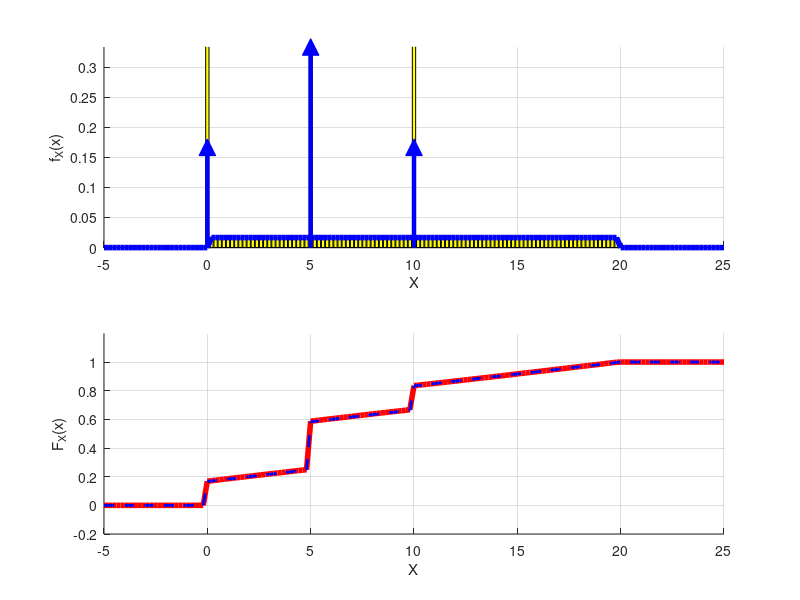

Recreate this plot in MATLAB.
% Avaliação 1 - Questão 4 - Luan de Barros

clear all; close all; clc;
pkg load statistics;

% a) Representação da PDF

% número de realizações
N = 100000;

% lançamento do dado por N vezes
U = randi([1 6],1,N);

% resultado das faces do dado
idx1 = U == 1;
idx2 = U == 2 | U == 3;
idx3 = U == 4;
idx4 = U == 5 | U == 6;

% preenche a matrix X de 1 linha e N colunas com 0
X = zeros(1,N);

% valor atribuído para X dependendo do resultado das faces do dado
X(idx1) = 10;
X(idx2) = 5;
X(idx3) = 0;
X(idx4) = unifrnd(0,20,1,sum(idx4));

dx= 1/5; x=-5:dx:25;

% PDF
pdfX_sim = (hist(X,x) / (N*dx));
pdfX_teo = (1/60) .* (0 < x & x < 20); % sem os impulsos

figure;
subplot(2,1,1); hold on; grid on;
bar(x,pdfX_sim, 'y');
plot(x, pdfX_teo, 'b', 'LineWidth',4);

%  representando os impulsos
plot([10, 10], [0, 1/6], 'b', 'LineWidth', 3);
plot([10], [1/6], 'b^', 'MarkerSize', 12, 'MarkerFaceColor', 'b');
plot([5, 5], [0, 1/3], 'b', 'LineWidth', 3);
plot([5], [1/3], 'b^', 'MarkerSize', 12, 'MarkerFaceColor', 'b');
plot([0, 0], [0, 1/6], 'b', 'LineWidth', 3);
plot([0], [1/6], 'b^', 'MarkerSize', 12, 'MarkerFaceColor', 'b');
xlim([-5 25]); ylim([0 1/3]);
xlabel('X'); ylabel('f_X(x)');

%  b) Representação da CDF
cdfX_sim = cumsum(pdfX_sim)*dx;
cdfX_teo = 0            .* (x < 0) + ...
            (1/6 + x/60) .* (0 <= x & x < 5) + ...
            (35/60 + ((x-5)/60)) .* (5 <= x & x < 10) + ...
            (50/60  + ((x-10)/60)) .* (10 <= x & x < 20) + ...
            (1) .* (x >= 20);


subplot(2,1,2); hold on; grid on;
plot(x, cdfX_sim, 'r', 'LineWidth', 4);
plot(x, cdfX_teo, 'b--', 'LineWidth', 2);
xlim([-5 25]); ylim([-0.2 1.2]);
xlabel('X'); ylabel('F_X(x)');

% c) Determine a média de X
printf('Média simulada E[X] = %g \n', mean(X))
printf('Média calculada/teórica E[X] = %g \n', 20/3)

% d) Determine Pr[X>5]
printf('Pr[X > 5] simulada = %g \n', mean(X > 5))
printf('Pr[X > 5] simulada = %g \n', 45/60)
